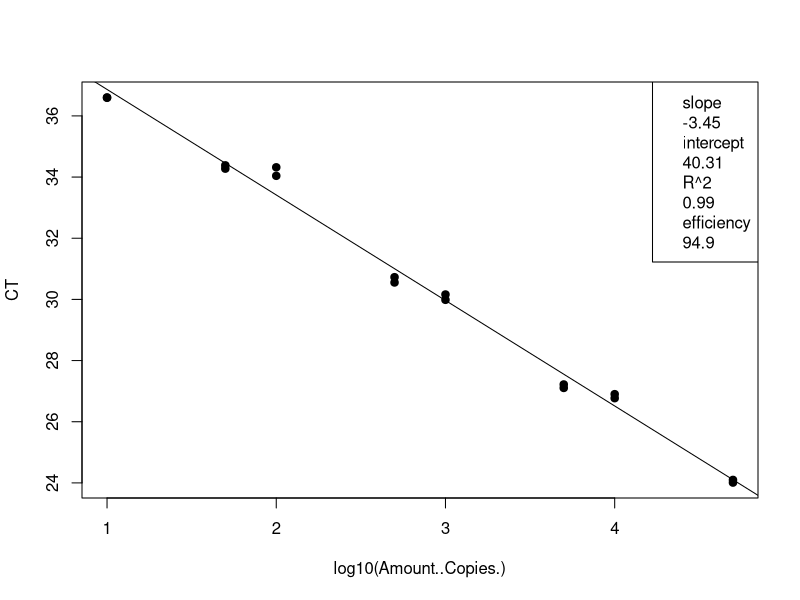
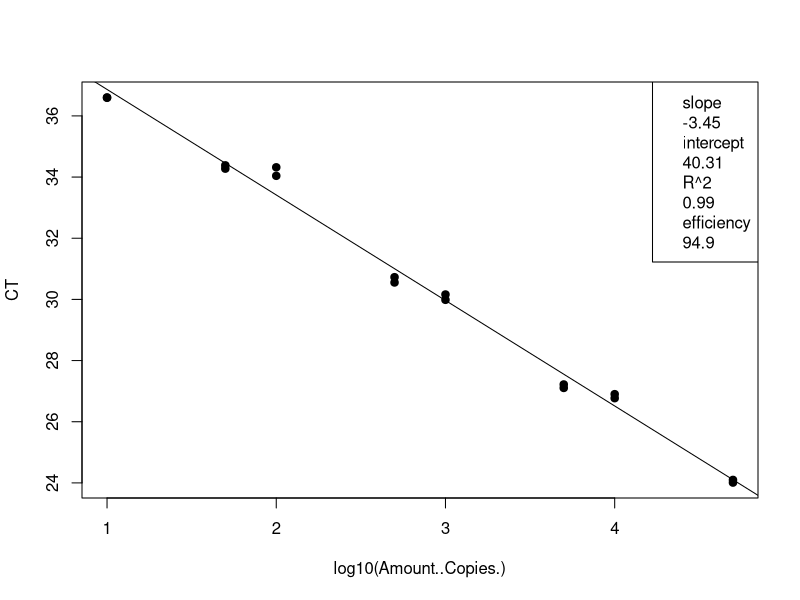
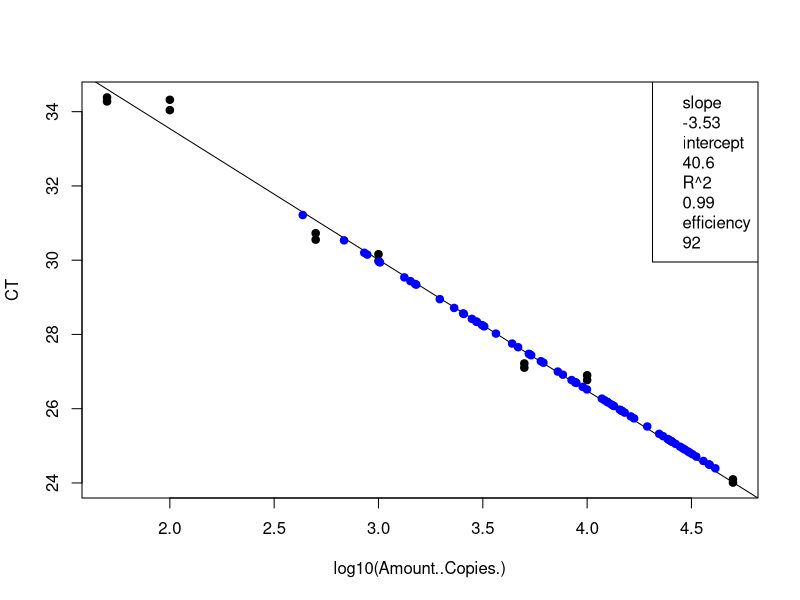
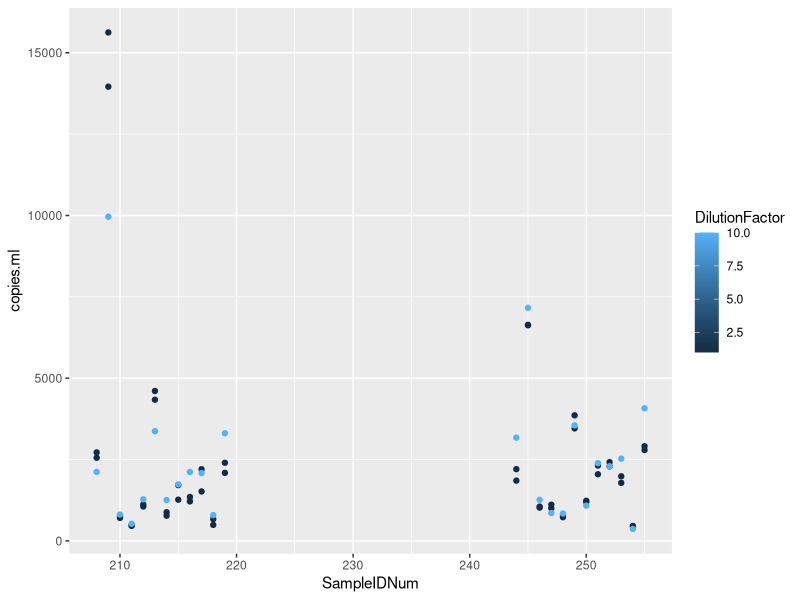

R code for these plots, in order:
## ---- chunk 1
knitr::opts_chunk$set(echo = TRUE)

## ---- chunk 2
# load the data (note data file must be in this repository)
data <- read.csv("Plate7_GenBac_qPCRConversion.csv")
View(data)

# clean up the data file (there is some stuff at the bottom and extra blank rows)
#data <- data[-68:-70,] # This removes rows 92-95
View(data)

# assign to the correct data class #warning message about NAs is OK
class(data$CT) # check the data class type
data$CT <- as.numeric(as.character(data$CT)) # change to numeric
data$Amount..Copies. <- as.numeric(as.character(data$Amount..Copies.)) # change to numeric
## ---- chunk 3
# linear regression of standard curve
standards = data[1:16,]
standardCurve <- lm(CT ~ log10(Amount..Copies.), data = standards)
  
standardCurvePlot <- plot(CT ~ log10(Amount..Copies.), data = standards, pch=19) 
abline(coef(standardCurve)) 
legend("topright", legend=c(paste= "slope", round(standardCurve$coefficients[2], 2), 
                            paste= "intercept", round(standardCurve$coefficients[1], 2), 
                            paste= "R^2", round(summary(standardCurve)$r.squared, 2),
                            paste = "efficiency", round((10^(-1/standardCurve$coefficients[2])-1)*100, 1)))
## ---- chunk 4
# remove standards that sucked and redo analysis NOT NEEDED 21 Jan 2020
#standards <- standards[-15:-16,] # uncomment this line and change which rows to remove
standardCurve <- lm(CT ~ log10(Amount..Copies.), data = standards)

standardCurvePlot <- plot(CT ~ log10(Amount..Copies.), data = standards, pch=19)
abline(coef(standardCurve))
col = "blue"
legend("topright", legend=c(paste= "slope", round(standardCurve$coefficients[2], 2),
                            paste= "intercept", round(standardCurve$coefficients[1], 2),
                            paste= "R^2", round(summary(standardCurve)$r.squared, 2),
                            paste = "efficiency", round((10^(-1/standardCurve$coefficients[2])-1)*100, 1)))
## ---- chunk 5
# data set of unknowns including info on standard curve
#unknowns = subset(data, Name == "UNKNOWN")
unknowns = data[17:88,]
#unknowns <- unknowns[-1:-3,] # uncomment this line and change which rows to remove if these samples were outside of the standard curve

# add new columns to the data table
unknowns$plate_num = 1 #change to the actual plate number
unknowns$standard_slope = standardCurve$coefficients[2]
unknowns$standard_intercept = standardCurve$coefficients[1]
unknowns$R2 = summary(standardCurve)$r.squared
unknowns$efficiency =  (10^(-1/standardCurve$coefficients[2])-1)*100
  
# add a new column that interpolates copies/well from Ct for the unknowns
unknowns$log.copies.well = ((unknowns$CT - standardCurve$coefficients[1])/standardCurve$coefficients[2])
unknowns$copies.well = 10^unknowns$log.copies.well

# copies/ul extract accounting for dilution factor
vol.well = 3 #qPCR template volume in ul
unknowns$vol.well = vol.well
unknowns$copies.ul = ((unknowns$copies.well/vol.well)*unknowns$DilutionFactor)

# copies/extraction
vol.elution = 110 #DNA extraction elution volume in ul
unknowns$vol.elution = vol.elution
unknowns$copies.extraction = (unknowns$copies.ul*vol.elution)

# copies/ml #Volume is volume of sample filtered in mL
unknowns$copies.ml = (unknowns$copies.extraction/unknowns$Volume)


## ---- chunk 6
standards <- standards[-15:-16,] # uncomment this line and change which rows to remove
standardCurve <- lm(CT ~ log10(Amount..Copies.), data = standards)

standardCurvePlot <- plot(CT ~ log10(Amount..Copies.), data = standards, pch=19)
abline(coef(standardCurve))
col = "blue"
legend("topright", legend=c(paste= "slope", round(standardCurve$coefficients[2], 2),
                            paste= "intercept", round(standardCurve$coefficients[1], 2),
                            paste= "R^2", round(summary(standardCurve)$r.squared, 2),
                            paste = "efficiency", round((10^(-1/standardCurve$coefficients[2])-1)*100, 1)))

unknowns = unknowns[1:72,]
standardCurve <- lm(CT ~ log10(copies.well), data = unknowns)

standardCurvePlot <- points(CT ~ log10(copies.well), data = unknowns, pch=19, col = "blue")


#abline(coef(standardCurve))
#legend("topright", legend=c(paste= "slope", round(standardCurve$coefficients[2], 2),
                            #paste= "intercept", round(standardCurve$coefficients[1], 2),
                            #paste= "R^2", round(summary(standardCurve)$r.squared, 2),
                            #paste = "efficiency", round((10^(-1/standardCurve$coefficients[2])-1)*100, 1)))
## ---- chunk 7
# make a plot that compares the diluted to undiluted replicates for each sample including dilution factor
library("ggplot2")
unknowns$SampleIDNum <- as.numeric(as.character(unknowns$SampleIDNum)) # change to numeric
replicates = unknowns[1:72,]
#replicates <- replicates[-18,] # This removes rows (B11)
#replicates <- replicates[-32,] # This removes rows (D8)
#replicates <- replicates[-55,] # This removes rows (G5)
qplot(SampleIDNum,copies.ml, data=replicates, col=DilutionFactor)
## ---- chunk 8
# write csv file
write.csv(unknowns, file = "Plate7_GenBac_ConvertedData.csv", row.names=FALSE, na="")

# average the replicates (if not strongly inhibited) and make a new file
averaged = unknowns[1:72,]
averaged$averaged <- tapply(unknowns$copies.ml, unknowns$SampleIDNum, mean)
write.csv(averaged, file = "Plate7_GenBac_Averaged.csv", row.names=FALSE, na="")
